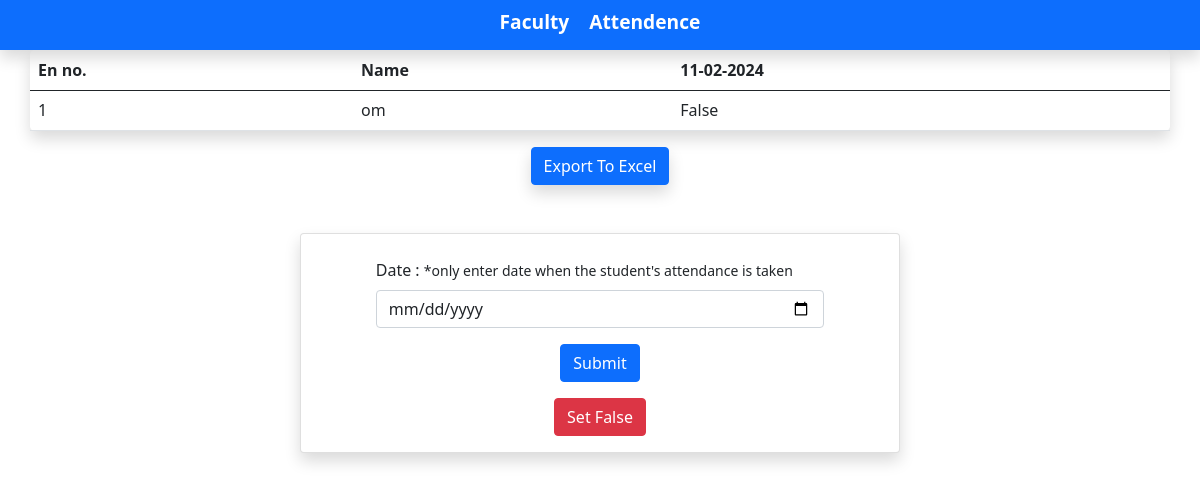
Before: /faculty/ with the older database file.
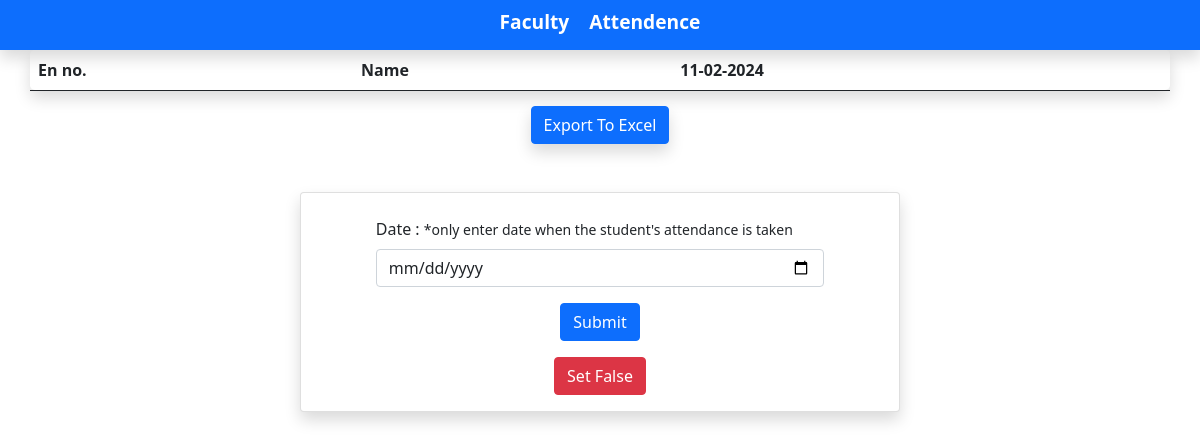
After: the same page with the newer database file.
### college_admin/models.py (models this page shows)
class register(models.Model):
    en_no = models.TextField(max_length=20,primary_key=True)
    name = models.TextField(max_length=20)
    img = models.ImageField(upload_to="img/")
    attended = models.BooleanField(default=False)
    cap_img = models.ImageField(upload_to='cap_images/')

### faculty/views.py (the view, shortened to what this page needs)
# urls.py: path('',F_home,name='F_home'),
def F_home(request):
    data = register.objects.values("en_no", "name", "attended")
    context = {
        "page": "Faculty",
        "data": data,
        "current_datetime": current_datetime,
    }
    date = ""
    return render(request, "F_index.html", context)

### faculty/templates/F_index.html (shortened to what this page needs)
{% extends "./base.html" %}
{% block index %}
<table class="table container shadow rounded-3 border-5">
  <thead>
    <tr>
      <th scope="col">En no.</th>
      <th scope="col">Name</th>
      <th scope="col">{{ current_datetime|date:"d-m-Y"}}</th>
    </tr>
  </thead>
  <tbody>
    <tr>
      {% for row in data %}
    <tr>
      <td>{{ row.en_no }}</td>
      <td>{{ row.name }}</td>
      <td>{{ row.attended }}</td>
    </tr>
    {% endfor %}
    </tr>
  </tbody>
</table>
<form method="post" action="{% url 'export_to_excel' %}">
  <div class="d-block custom-button mt-3">
    <button type="submit" class="btn btn-primary shadow">Export To Excel</button>
  </div>
</form>
<div class="d-flex justify-content-center">
  <section class="card shadow m-5 d-flex justify-content-center align-items-center w-50">
    <div class="mb-3 w-75 d-block m-4">
      <form method="post">
          <label for="exampleInputEmail1" class="form-label d-block">Date : <small>*only enter date when the student's attendance is taken</small> </label>
          <input type="date" class="form-control" name="date">
          <div class="d-block custom-button mt-3">
            <button type="submit" class="btn btn-primary">Submit</button>
          </div>
      </form>
      <form method="post" action="{% url 'empty' %}">
            <div class="d-block custom-button mt-3">
                <button type="submit" class="btn btn-danger">Set False</button>
            </div>
        </form>
    </div>
  </section>
{% endblock %}

Changed rows visible on the page:
removed register: en_no "1", name "om", attended "False"
